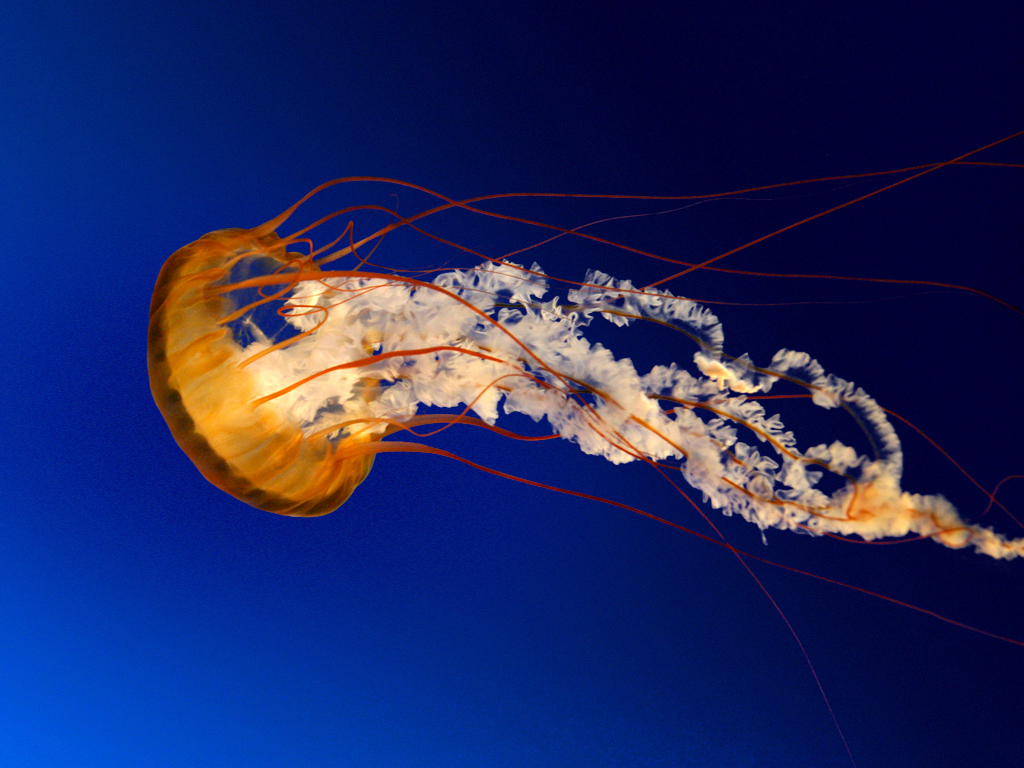
#> input picture Arithmetic Equations/Image.jpg, 1024 x 768 px, found by its file name
$ jupyter execute 'Arithmetic Equations.ipynb'
#> lines starting #> are read from the running program, lines starting #| are printed output that depends on the picture
[cell 1]
import cv2
import numpy as np
import matplotlib.pyplot as plt

# Load the image
image_path = "Image.jpg"
image = cv2.imread(image_path)
#> image is the input picture: shape (768, 1024, 3); mean B, G, R 97.4, 39.8, 31

# Convert image to RGB for displaying
image_rgb = cv2.cvtColor(image, cv2.COLOR_BGR2RGB)

# Convert the image to float32 for arithmetic operations
image_float32 = image.astype(np.float32)

[cell 2]
# Addition
added_image1 = np.clip(image_float32 + 50, 0, 255).astype(np.uint8)
added_image2 = np.clip(image_float32 + 100, 0, 255).astype(np.uint8)
added_image3 = np.clip(image_float32 + 500, 0, 255).astype(np.uint8)
#> added_image3: shape (768, 1024, 3); every value is 255


fig, axes = plt.subplots(1, 4, figsize=(15, 5))

axes[0].imshow(image_rgb)
axes[0].set_title("Original Image")

axes[1].imshow(cv2.cvtColor(added_image1, cv2.COLOR_BGR2RGB))
axes[1].set_title("Added 50")

axes[2].imshow(cv2.cvtColor(added_image2, cv2.COLOR_BGR2RGB))
axes[2].set_title("Added 100")

axes[3].imshow(cv2.cvtColor(added_image3, cv2.COLOR_BGR2RGB))
axes[3].set_title("Added 500")

plt.show()

[cell 3]
# Subtraction
subtracted_image1 = np.clip(image_float32 - 50, 0, 255).astype(np.uint8)
subtracted_image2 = np.clip(image_float32 - 100, 0, 255).astype(np.uint8)
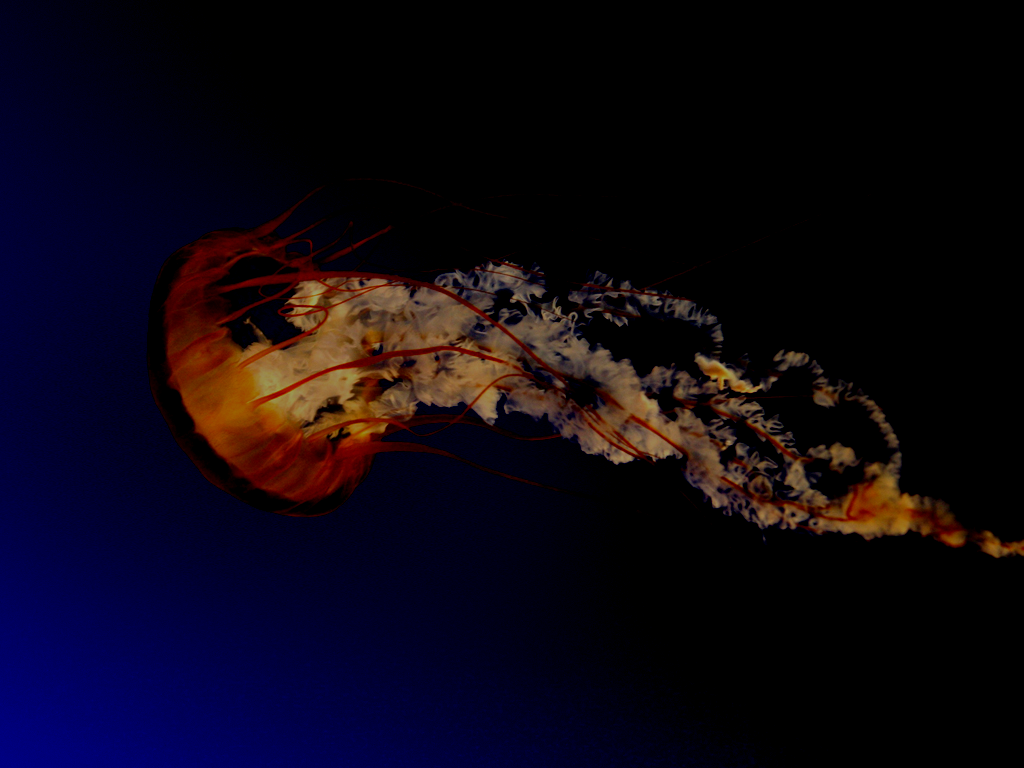
#> subtracted_image2: shape (768, 1024, 3); mean B, G, R 19.2, 6.6, 12.7
subtracted_image3 = np.clip(image_float32 - 500, 0, 255).astype(np.uint8)
#> subtracted_image3: shape (768, 1024, 3); every value is 0


fig, axes = plt.subplots(1, 4, figsize=(15, 5))

axes[0].imshow(image_rgb)
axes[0].set_title("Original Image")

axes[1].imshow(cv2.cvtColor(subtracted_image1, cv2.COLOR_BGR2RGB))
axes[1].set_title("Subtracted 50")

axes[2].imshow(cv2.cvtColor(subtracted_image2, cv2.COLOR_BGR2RGB))
axes[2].set_title("Subtracted 100")

axes[3].imshow(cv2.cvtColor(subtracted_image3, cv2.COLOR_BGR2RGB))
axes[3].set_title("Subtracted 500")

plt.show()

[cell 4]
# Multiplication
multiplied_image1 = np.clip(image_float32 * 0.5, 0, 255).astype(np.uint8)
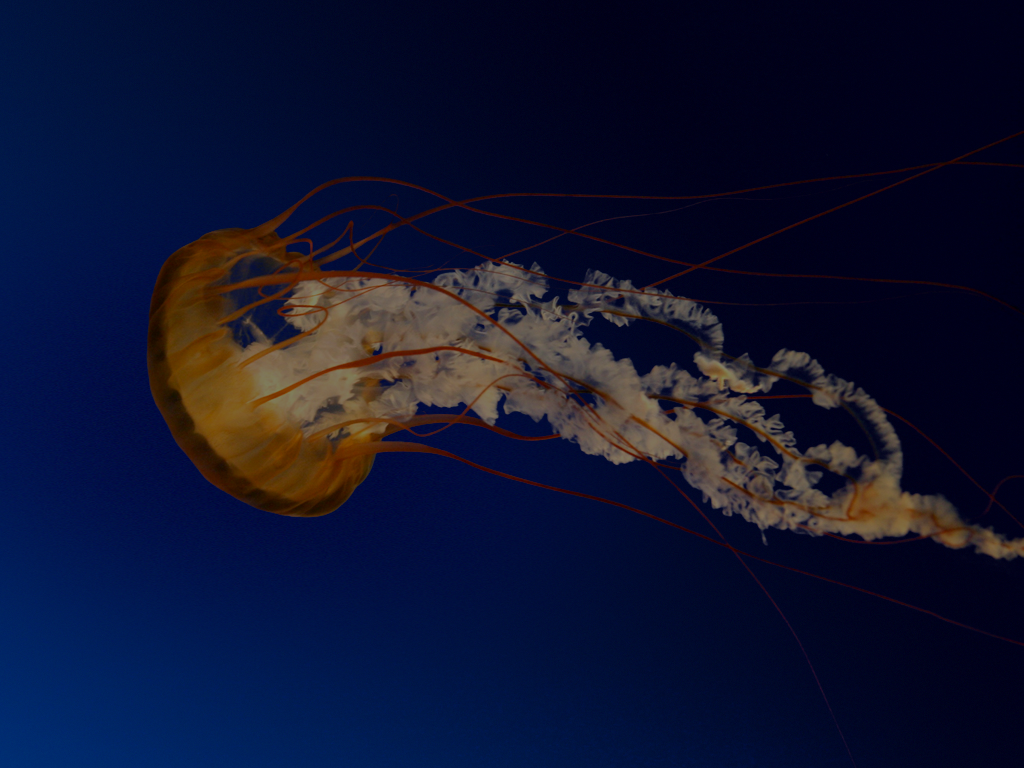
#> multiplied_image1: shape (768, 1024, 3); mean B, G, R 48.5, 19.6, 15.3
multiplied_image2 = np.clip(image_float32 * 1.5, 0, 255).astype(np.uint8)
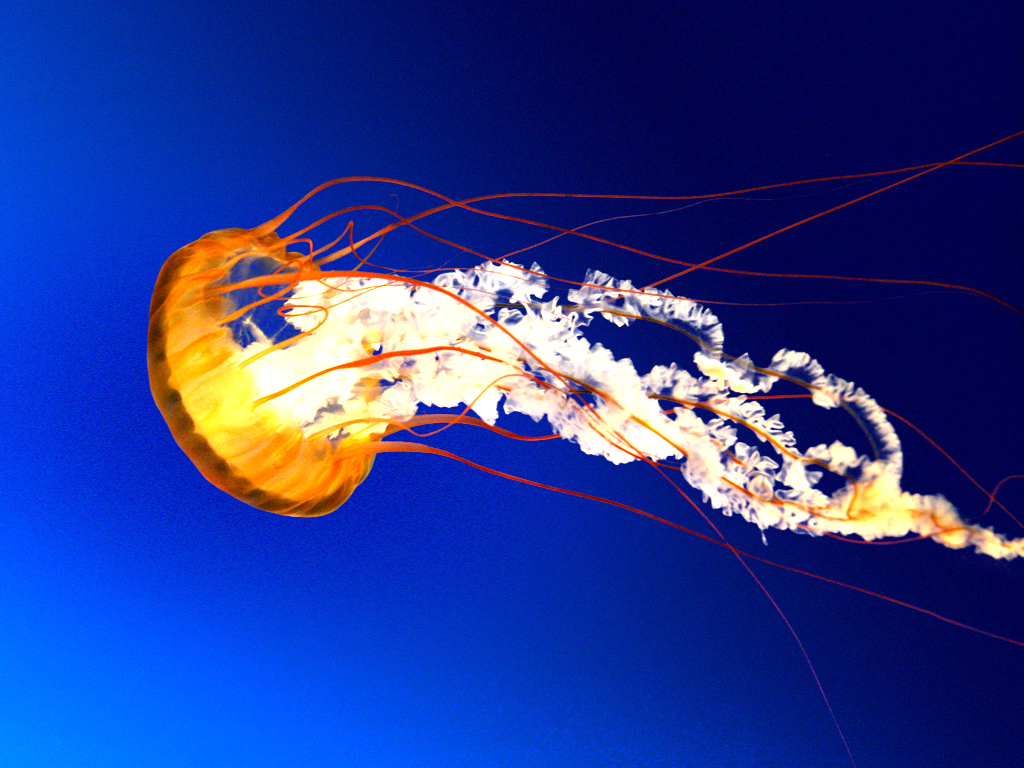
#> multiplied_image2: shape (768, 1024, 3); mean B, G, R 144, 57.9, 40.3
multiplied_image3 = np.clip(image_float32 * 10, 0, 255).astype(np.uint8)
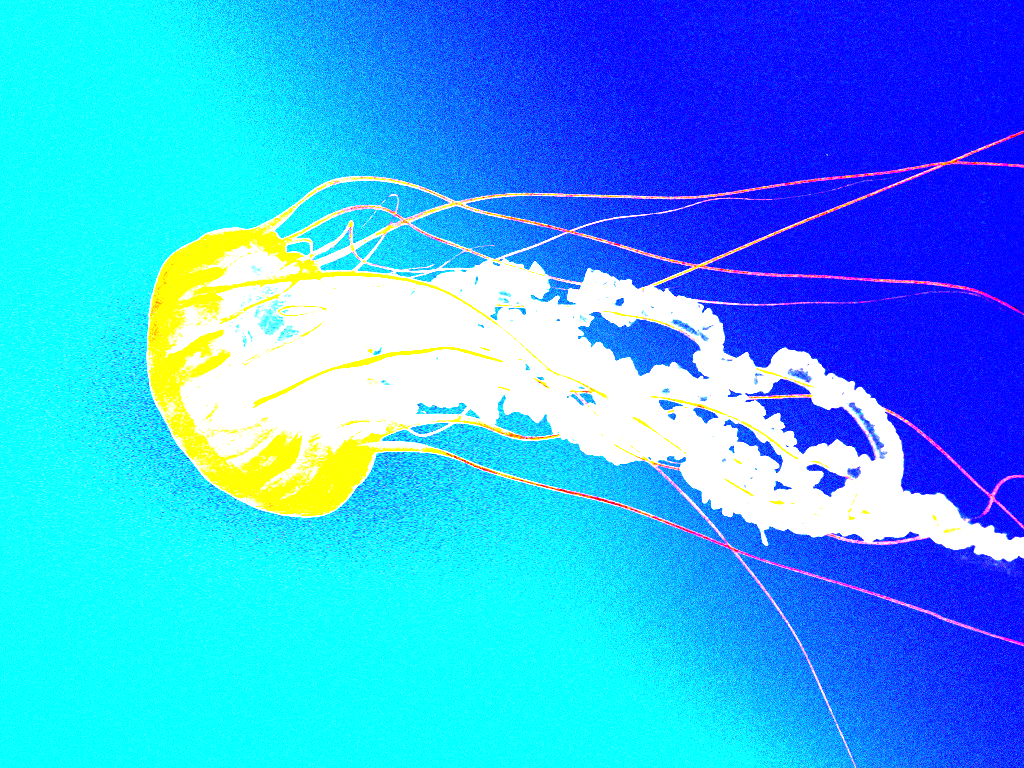
#> multiplied_image3: shape (768, 1024, 3); mean B, G, R 247, 171.8, 60.1

fig, axes = plt.subplots(1, 4, figsize=(15, 5))

axes[0].imshow(image_rgb)
axes[0].set_title("Original Image")

axes[1].imshow(cv2.cvtColor(multiplied_image1, cv2.COLOR_BGR2RGB))
axes[1].set_title("Multiplied 0.5")

axes[2].imshow(cv2.cvtColor(multiplied_image2, cv2.COLOR_BGR2RGB))
axes[2].set_title("Multiplied 1.5")

axes[3].imshow(cv2.cvtColor(multiplied_image3, cv2.COLOR_BGR2RGB))
axes[3].set_title("Multiplied 10")

plt.show()

[cell 5]
# Inverting the image
inverted_image = cv2.bitwise_not(image)
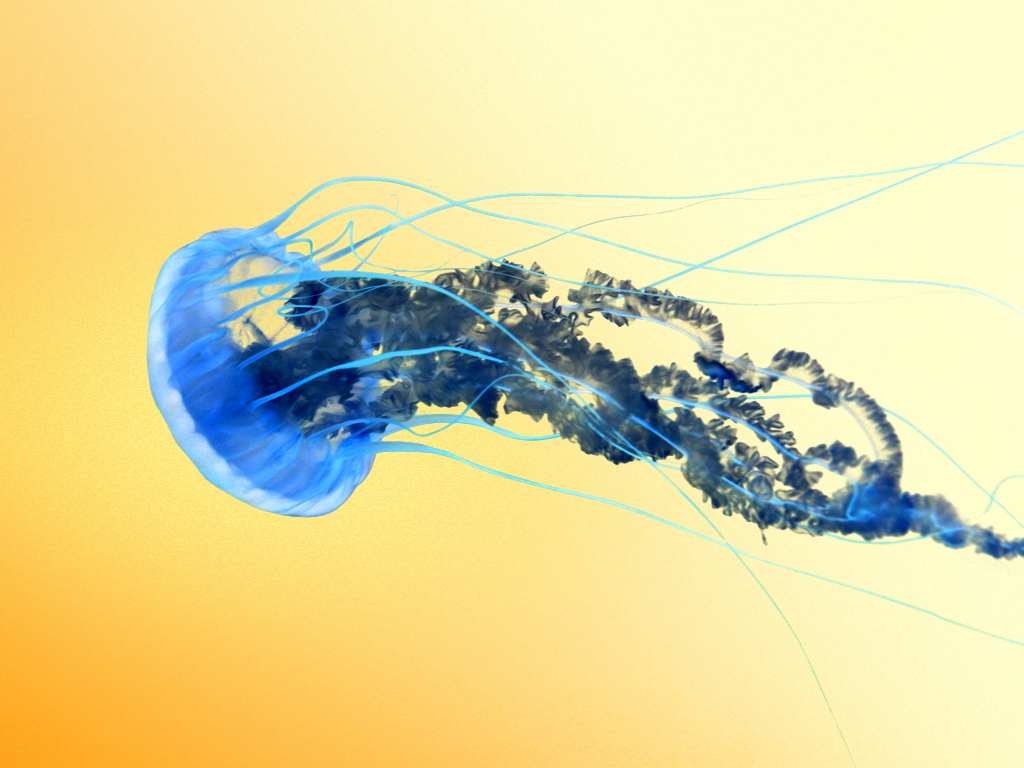
#> inverted_image: shape (768, 1024, 3); mean B, G, R 157.6, 215.2, 224

fig, axes = plt.subplots(1, 2, figsize=(15, 5))

axes[0].imshow(image_rgb)
axes[0].set_title("Original Image")

axes[1].imshow(cv2.cvtColor(inverted_image, cv2.COLOR_BGR2RGB))
axes[1].set_title("Inverted Image")

plt.show()
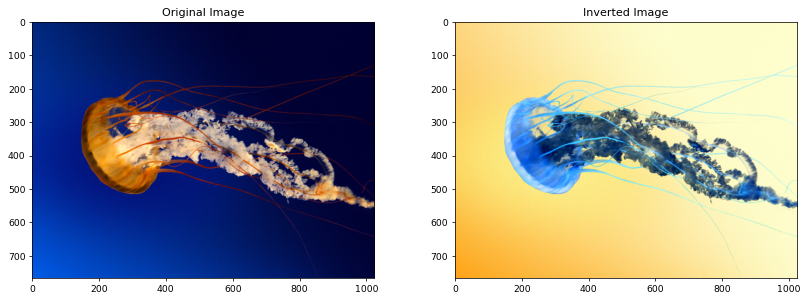
#> figure drawn by matplotlib, 2 panels
